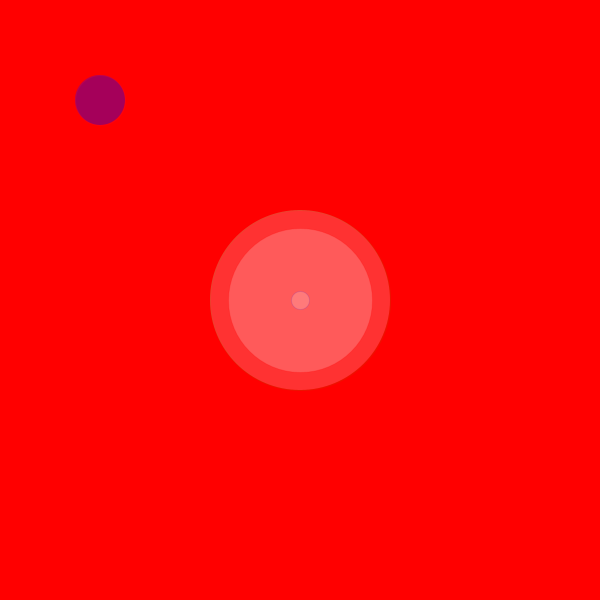
Frame 1 (no input)
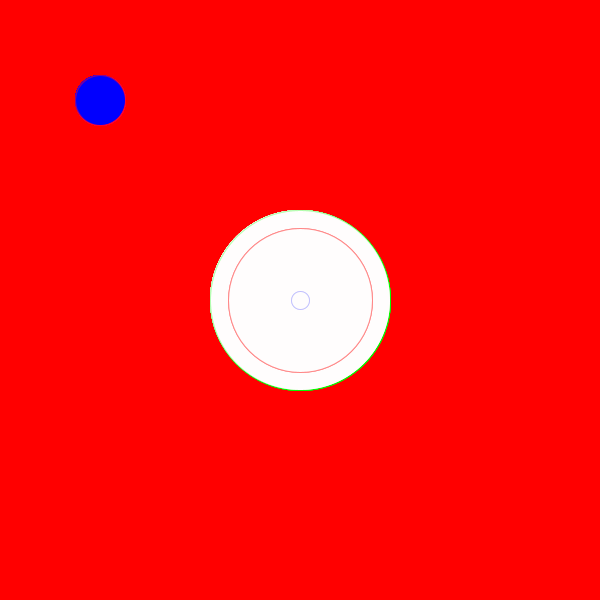
Frame 60 (the mouse pressed at the canvas centre just before this capture)
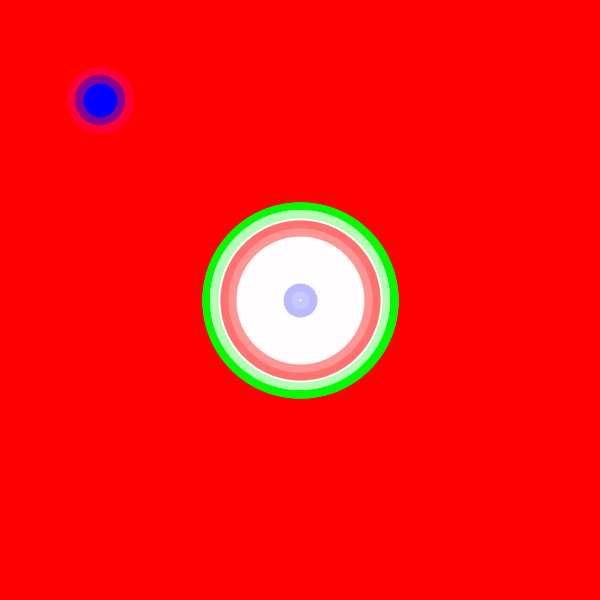
Frame 120 (the mouse held since frame 60 and released just before this capture)

The Processing sketch that drew these frames (run headless with seeded random() and noise(); from frame 60 on, the mouse is pressed at the canvas centre):

// Processing sketch: processing_110554
// ── processing_110554.pde

float x, y, wd, ht;
 
void setup ()
{
size(600,600);
smooth ();
background(255,0,0);
x = width* .5;
  y = height* .5;
  wd = width* .30;
  ht = height* .30;
  frameRate (8);

}
void draw ()
{
fill(0,0,255,90);
stroke(255,0,50,70);
ellipse(100,100,50,50);

fill(255,255,255,50);
stroke(0,355,0,20);
ellipse(x,y,wd,ht);

fill(255,255,255,50);
stroke(255,0,0,50);
ellipse(x+.5, y+.5, wd*.80, ht*.80);

fill(255,255,255,50);
stroke(0,0,255,30);
ellipse(x+.5, y+.5, wd*.1, ht*.10);

}

void mousePressed()
{
  stroke (255, 246, random(200));
  strokeWeight(16);
  fill(255, 246, 80, 80);
  ellipse ( mouseX, mouseY, mouseY, mouseY);
}


void keyPressed()
{
 
  if ( key == CODED )
  {
    if ( keyCode == UP )
    {
      y = y - 8;
    }
    else if (keyCode == DOWN )
    {
      y = y + 8;
    }
    else if (keyCode == RIGHT )
    {
      x = x + 8;
    }
    else if (keyCode == LEFT)
    {
      x = x - 8;
    }
  }
}
void mouseReleased ()
{
  wd=random (5, 200);
  ht=wd;
}
